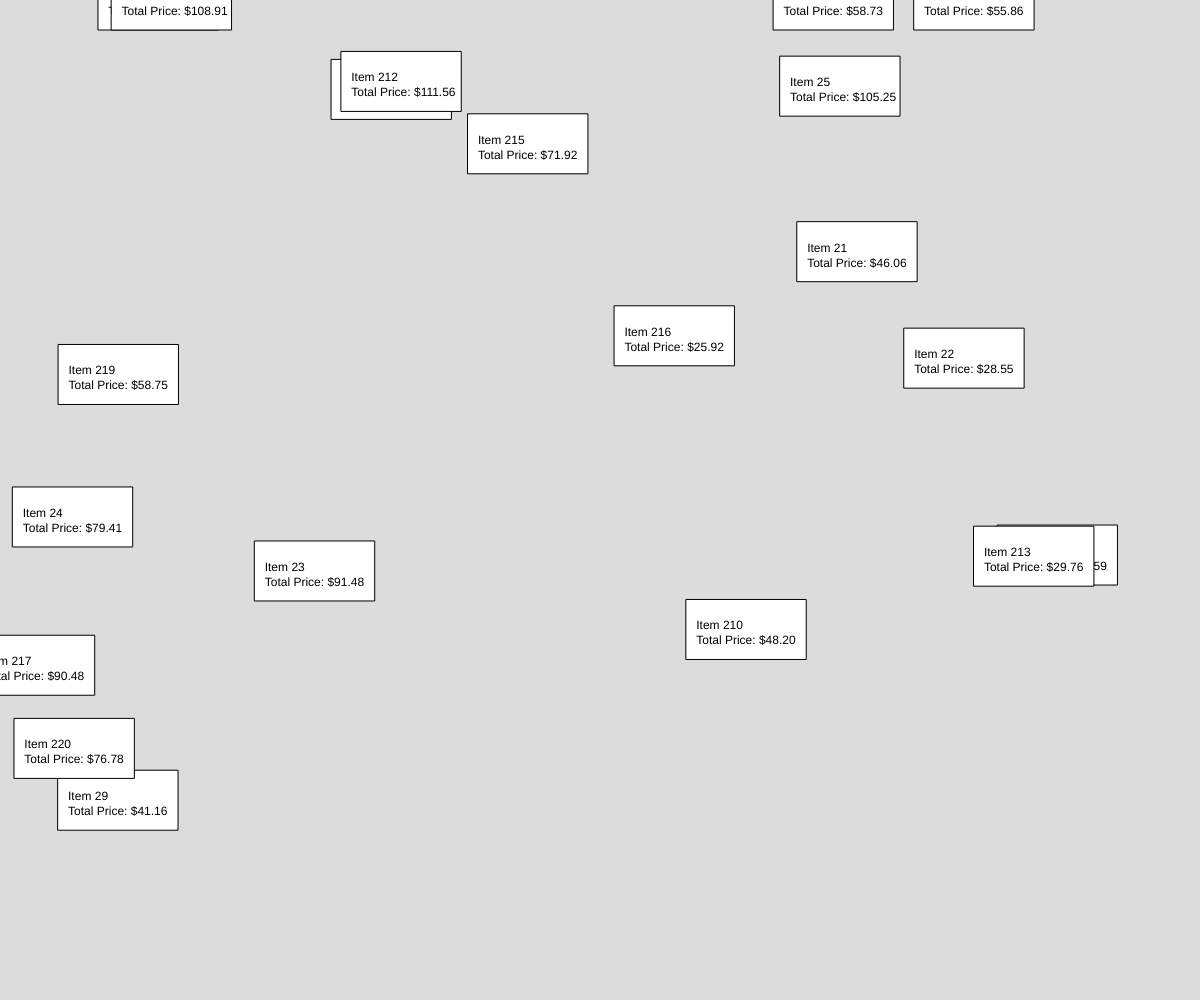
Frame 1 (no input)
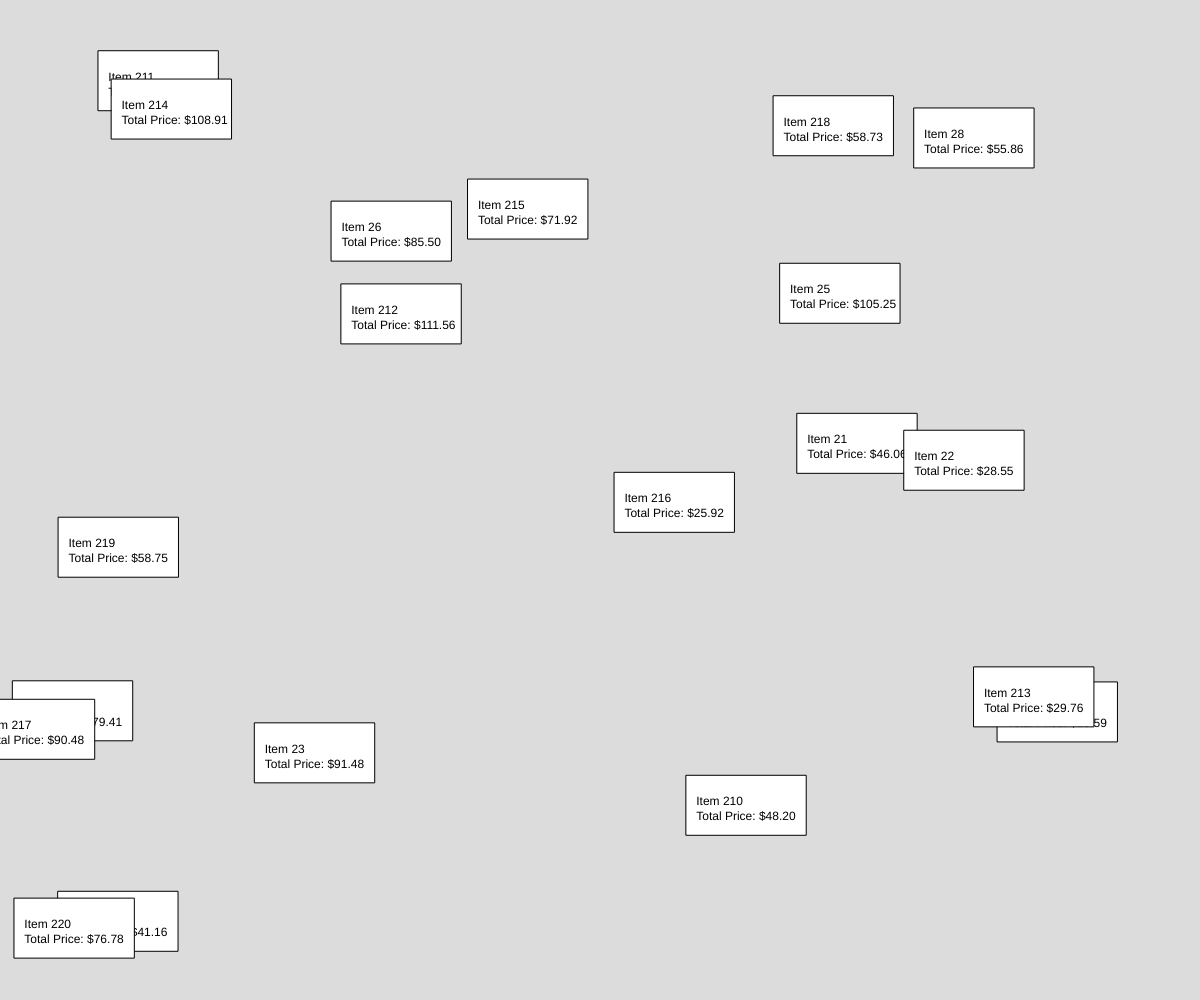
Frame 60 (no input)
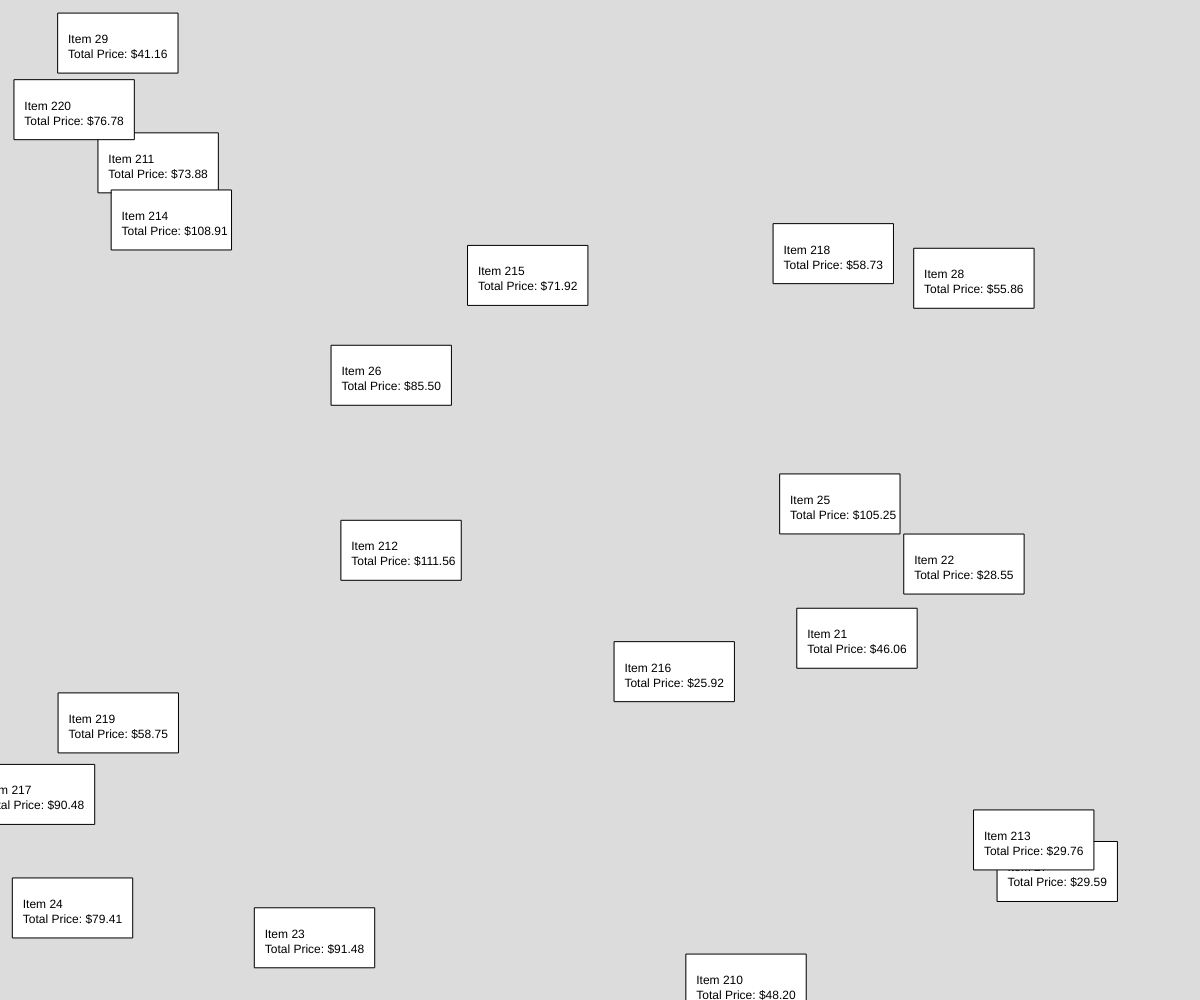
Frame 120 (the mouse pressed at the canvas centre since frame 60)

The p5.js sketch that drew these frames (run headless with seeded random() and noise() and a simulated clock; from frame 60 on, the mouse is pressed at the canvas centre):

// p5.js sketch
// ── sketch.js
// Project Title
// Your Name
// Date
//
// Extra for Experts:
// - describe what you did to take this project "above and beyond"


let items = [];
let provinces = new Map();
let currentProv = "SK"
let totalPrice

function setup() {
  rectMode(CENTER);
  textAlign(CENTER, CENTER);
  createCanvas(windowWidth, windowHeight);
  for(let i = 1; i < 21; i++){
    let info = {x: random(0, width), y:random(0, width),
      speedY: random(1,4), basePrice: random(10, 101), name: "Item 2"+ i
    }
    items.push(info);
  }

  provinces.set("SK", {tax: 1.11});
  provinces.set("AB", {tax: 1.05});
  provinces.set("ON", {tax: 1.13});
}

function draw() {
  background(220);
  
  let rules = provinces.get(currentProv);
  for(let i = 0; i < items.length; i++){
    items[i].y += items[i].speedY;
    if(items[i].y > height){
      items[i].y = 0
    }
    rect(items[i].x, items[i].y, 120, 60)
    text(items[i].name, items[i].x - 50, items[i].y)
    text("Total Price: " + "$" + (items[i].basePrice*rules.tax).toFixed(2), items[i].x - 50, items[i].y + 15)
  }
}

function keyPressed(){
  if(key === "1"){
    currentProv = "SK";
  }
  else if(key === "2"){
    currentProv = "AB";
  }
  else if(key === "3"){
    currentProv = "ON";
  }
}
